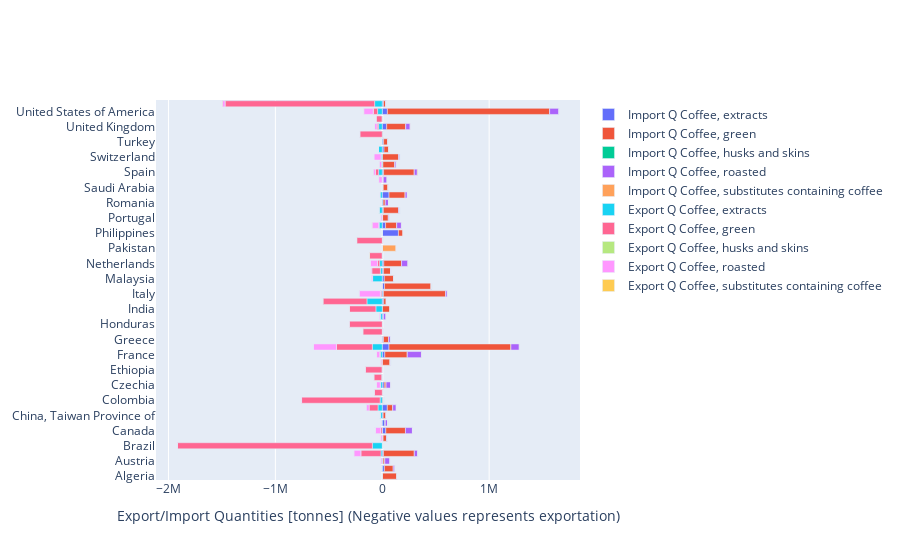

Notebook source saved alongside this figure:
### Code cell
# Plot the horizontal bar plot
fig = go.Figure(data=[
    go.Bar(name='Import Q Coffee, extracts', y=df_import_export.Country, x=df_import_export.import_q_coffee_extracts,orientation='h'),
    go.Bar(name='Import Q Coffee, green', y=df_import_export.Country, x=df_import_export.import_q_coffee_green,orientation='h'),
    go.Bar(name='Import Q Coffee, husks and skins', y=df_import_export.Country, x=df_import_export.import_q_coffee_husks_and_skins,orientation='h'),
    go.Bar(name='Import Q Coffee, roasted', y=df_import_export.Country, x=df_import_export.import_q_coffee_roasted,orientation='h'),
    go.Bar(name='Import Q Coffee, substitutes containing coffee', y=df_import_export.Country, x=df_import_export.import_q_coffee_substitutes_containing_coffee,orientation='h'),
    go.Bar(name='Export Q Coffee, extracts', y=df_import_export.Country, x=df_import_export.export_q_coffee_extracts,orientation='h'),
    go.Bar(name='Export Q Coffee, green', y=df_import_export.Country, x=df_import_export.export_q_coffee_green,orientation='h'),
    go.Bar(name='Export Q Coffee, husks and skins', y=df_import_export.Country, x=df_import_export.export_q_coffee_husks_and_skins,orientation='h'),
    go.Bar(name='Export Q Coffee, roasted', y=df_import_export.Country, x=df_import_export.export_q_coffee_roasted,orientation='h'),
    go.Bar(name='Export Q Coffee, substitutes containing coffee', y=df_import_export.Country, x=df_import_export.export_q_coffee_substitutes_containing_coffee,orientation='h')

])
# Change the bar mode
fig.update_layout(barmode='relative')
fig.update_layout(
    xaxis_title="Export/Import Quantities [tonnes] (Negative values represents exportation)")
fig.show()

### Figure 1 — Plotly figure (JSON) as saved in the notebook; plotly's stock layout.template omitted (floating-point values rounded to 4 significant figures)
{"data": [{"name": "Import Q Coffee, extracts", "orientation": "h", "type": "bar", "x": [1166, 20309, 8217, 11664, 821, 8252, 33376, 24434, 8847, 47532, 2556, 759, 18364, 959, 54, 1232, 24220, 63212, 11750, 4766, 476, 10125, 1883, 13401, 11849, 21179, 19176, 12376, 14554, 366, 270, 4989, 151578, 31254, 3480, 10301, 8175, 63686, 9515, 6698, 12339, 6505, 2452, 16776, 12618, 193, 41627, 121, 48142, 11806], "y": ["Algeria", "Australia", "Austria", "Belgium", "Brazil", "Bulgaria", "Canada", "China, Hong Kong SAR", "China, Taiwan Province of", "China, mainland", "Colombia", "Costa Rica", "Czechia", "Côte d'Ivoire", "Ethiopia", "Finland", "France", "Germany", "Greece", "Guatemala", "Honduras", "Hungary", "India", "Indonesia", "Italy", "Japan", "Malaysia", "Mexico", "Netherlands", "Nicaragua", "Pakistan", "Peru", "Philippines", "Poland", "Portugal", "Republic of Korea", "Romania", "Russian Federation", "Saudi Arabia", "Slovakia", "Spain", "Sweden", "Switzerland", "Thailand", "Turkey", "Uganda", "United Kingdom", "United Republic of Tanzania", "United States of America", "Viet Nam"]}, {"name": "Import Q Coffee, green", "orientation": "h", "type": "bar", "x": [138298, 83039, 16135, 288740, 14, 32483, 183894, 4442, 25558, 50573, 11799, 7771, 17624, 235, 13, 71324, 209884, 1140989, 49246, 4, 4, 2064, 71002, 24659, 580274, 435140, 86962, 65669, 166334, 1670, 0, 21, 43610, 103554, 53628, 142860, 20375, 150932, 44248, 3429, 287504, 110652, 151644, 46084, 39701, 119, 178347, 5, 1518126, 20334], "y": ["Algeria", "Australia", "Austria", "Belgium", "Brazil", "Bulgaria", "Canada", "China, Hong Kong SAR", "China, Taiwan Province of", "China, mainland", "Colombia", "Costa Rica", "Czechia", "Côte d'Ivoire", "Ethiopia", "Finland", "France", "Germany", "Greece", "Guatemala", "Honduras", "Hungary", "India", "Indonesia", "Italy", "Japan", "Malaysia", "Mexico", "Netherlands", "Nicaragua", "Pakistan", "Peru", "Philippines", "Poland", "Portugal", "Republic of Korea", "Romania", "Russian Federation", "Saudi Arabia", "Slovakia", "Spain", "Sweden", "Switzerland", "Thailand", "Turkey", "Uganda", "United Kingdom", "United Republic of Tanzania", "United States of America", "Viet Nam"]}, {"name": "Import Q Coffee, husks and skins", "orientation": "h", "type": "bar", "x": [57, 0, 0, 48, 0, 13, 0, 26, 1, 0, 0, 0, 0, 0, 51, 0, 724, 6, 121, 0, 0, 0, 0, 0, 1, 0, 119, 0, 21, 0, 101, 1, 0, 568, 26, 0, 0, 1, 195, 38, 18, 18, 0, 0, 0, 10262, 10, 50, 112, 0], "y": ["Algeria", "Australia", "Austria", "Belgium", "Brazil", "Bulgaria", "Canada", "China, Hong Kong SAR", "China, Taiwan Province of", "China, mainland", "Colombia", "Costa Rica", "Czechia", "Côte d'Ivoire", "Ethiopia", "Finland", "France", "Germany", "Greece", "Guatemala", "Honduras", "Hungary", "India", "Indonesia", "Italy", "Japan", "Malaysia", "Mexico", "Netherlands", "Nicaragua", "Pakistan", "Peru", "Philippines", "Poland", "Portugal", "Republic of Korea", "Romania", "Russian Federation", "Saudi Arabia", "Slovakia", "Spain", "Sweden", "Switzerland", "Thailand", "Turkey", "Uganda", "United Kingdom", "United Republic of Tanzania", "United States of America", "Viet Nam"]}, {"name": "Import Q Coffee, roasted", "orientation": "h", "type": "bar", "x": [343, 15750, 47900, 30440, 3007, 6356, 64960, 21430, 4796, 33733, 151, 332, 44022, 164, 11, 8350, 131937, 77746, 15732, 81, 21, 21579, 92, 513, 16122, 7499, 4033, 3704, 58573, 30, 39, 218, 1731, 43721, 7418, 10095, 29637, 20451, 2822, 33598, 27921, 14056, 11798, 1350, 3340, 26, 41110, 4, 85187, 3313], "y": ["Algeria", "Australia", "Austria", "Belgium", "Brazil", "Bulgaria", "Canada", "China, Hong Kong SAR", "China, Taiwan Province of", "China, mainland", "Colombia", "Costa Rica", "Czechia", "Côte d'Ivoire", "Ethiopia", "Finland", "France", "Germany", "Greece", "Guatemala", "Honduras", "Hungary", "India", "Indonesia", "Italy", "Japan", "Malaysia", "Mexico", "Netherlands", "Nicaragua", "Pakistan", "Peru", "Philippines", "Poland", "Portugal", "Republic of Korea", "Romania", "Russian Federation", "Saudi Arabia", "Slovakia", "Spain", "Sweden", "Switzerland", "Thailand", "Turkey", "Uganda", "United Kingdom", "United Republic of Tanzania", "United States of America", "Viet Nam"]}, {"name": "Import Q Coffee, substitutes containing coffee", "orientation": "h", "type": "bar", "x": [0, 463, 113, 44, 0, 11, 879, 0, 1, 17, 0, 0, 170, 1, 0, 50, 498, 111, 94, 9, 2235, 57, 7, 0, 509, 8, 0, 0, 685, 0, 129844, 0, 97, 705, 774, 74, 543, 120, 169, 359, 4997, 61, 9, 0, 0, 0, 653, 0, 61, 24], "y": ["Algeria", "Australia", "Austria", "Belgium", "Brazil", "Bulgaria", "Canada", "China, Hong Kong SAR", "China, Taiwan Province of", "China, mainland", "Colombia", "Costa Rica", "Czechia", "Côte d'Ivoire", "Ethiopia", "Finland", "France", "Germany", "Greece", "Guatemala", "Honduras", "Hungary", "India", "Indonesia", "Italy", "Japan", "Malaysia", "Mexico", "Netherlands", "Nicaragua", "Pakistan", "Peru", "Philippines", "Poland", "Portugal", "Republic of Korea", "Romania", "Russian Federation", "Saudi Arabia", "Slovakia", "Spain", "Sweden", "Switzerland", "Thailand", "Turkey", "Uganda", "United Kingdom", "United Republic of Tanzania", "United States of America", "Viet Nam"]}, {"name": "Export Q Coffee, extracts", "orientation": "h", "type": "bar", "x": [-9, -5007, -3375, -12107, -92222, -770, -825, -6709, -19361, -39655, -19917, -17, -17083, -4593, 0, -43, -18539, -92755, -1679, -83, -15, -20174, -59579, -143190, -6017, -1930, -90252, -17492, -24491, -1430, -13, -116, -2168, -29869, -893, -30127, -6124, -20876, -830, -786, -33964, -4301, -10087, -34749, -6372, -93, -34393, -81, -43729, -71441], "y": ["Algeria", "Australia", "Austria", "Belgium", "Brazil", "Bulgaria", "Canada", "China, Hong Kong SAR", "China, Taiwan Province of", "China, mainland", "Colombia", "Costa Rica", "Czechia", "Côte d'Ivoire", "Ethiopia", "Finland", "France", "Germany", "Greece", "Guatemala", "Honduras", "Hungary", "India", "Indonesia", "Italy", "Japan", "Malaysia", "Mexico", "Netherlands", "Nicaragua", "Pakistan", "Peru", "Philippines", "Poland", "Portugal", "Republic of Korea", "Romania", "Russian Federation", "Saudi Arabia", "Slovakia", "Spain", "Sweden", "Switzerland", "Thailand", "Turkey", "Uganda", "United Kingdom", "United Republic of Tanzania", "United States of America", "Viet Nam"]}, {"name": "Export Q Coffee, green", "orientation": "h", "type": "bar", "x": [0, -824, -180, -188781, -1823886, -1201, -14868, -263, -817, -82666, -734689, -75495, -1512, -73409, -159712, -8995, -4995, -335643, -6520, -182588, -309924, -394, -250415, -412529, -11655, -131, -934, -79916, -19502, -117657, 0, -239343, -6, -3158, -1550, -155, -113, -256, -121, -84, -31036, -1318, -1729, -334, -19, -210584, -14677, -57925, -40628, -1400000], "y": ["Algeria", "Australia", "Austria", "Belgium", "Brazil", "Bulgaria", "Canada", "China, Hong Kong SAR", "China, Taiwan Province of", "China, mainland", "Colombia", "Costa Rica", "Czechia", "Côte d'Ivoire", "Ethiopia", "Finland", "France", "Germany", "Greece", "Guatemala", "Honduras", "Hungary", "India", "Indonesia", "Italy", "Japan", "Malaysia", "Mexico", "Netherlands", "Nicaragua", "Pakistan", "Peru", "Philippines", "Poland", "Portugal", "Republic of Korea", "Romania", "Russian Federation", "Saudi Arabia", "Slovakia", "Spain", "Sweden", "Switzerland", "Thailand", "Turkey", "Uganda", "United Kingdom", "United Republic of Tanzania", "United States of America", "Viet Nam"]}, {"name": "Export Q Coffee, husks and skins", "orientation": "h", "type": "bar", "x": [0, 0, 0, -10, 0, 0, 0, -87, 0, 0, 0, 0, 0, 0, -48, 0, -100, -4, -18, 0, 0, -6, -395, -25, -26, 0, -190, 0, -2, 0, -28, -216, 0, -2, -111, 0, 0, 0, -18, -76, -3, 0, 0, -2, 0, -132, -27, -74, -98, -10], "y": ["Algeria", "Australia", "Austria", "Belgium", "Brazil", "Bulgaria", "Canada", "China, Hong Kong SAR", "China, Taiwan Province of", "China, mainland", "Colombia", "Costa Rica", "Czechia", "Côte d'Ivoire", "Ethiopia", "Finland", "France", "Germany", "Greece", "Guatemala", "Honduras", "Hungary", "India", "Indonesia", "Italy", "Japan", "Malaysia", "Mexico", "Netherlands", "Nicaragua", "Pakistan", "Peru", "Philippines", "Poland", "Portugal", "Republic of Korea", "Romania", "Russian Federation", "Saudi Arabia", "Slovakia", "Spain", "Sweden", "Switzerland", "Thailand", "Turkey", "Uganda", "United Kingdom", "United Republic of Tanzania", "United States of America", "Viet Nam"]}, {"name": "Export Q Coffee, roasted", "orientation": "h", "type": "bar", "x": [-1, -2870, -12460, -64380, -2133, -15036, -48499, -3933, -248, -28089, -4831, -383, -36370, -1, -55, -4572, -29696, -215472, -1046, -63, -95, -9503, -309, -2085, -198570, -2093, -8247, -9122, -67044, -400, 0, -72, -12, -62233, -12055, -240, -1243, -4697, -107, -32728, -19487, -22644, -65815, -185, -1034, -24, -22895, -118, -88927, -25551], "y": ["Algeria", "Australia", "Austria", "Belgium", "Brazil", "Bulgaria", "Canada", "China, Hong Kong SAR", "China, Taiwan Province of", "China, mainland", "Colombia", "Costa Rica", "Czechia", "Côte d'Ivoire", "Ethiopia", "Finland", "France", "Germany", "Greece", "Guatemala", "Honduras", "Hungary", "India", "Indonesia", "Italy", "Japan", "Malaysia", "Mexico", "Netherlands", "Nicaragua", "Pakistan", "Peru", "Philippines", "Poland", "Portugal", "Republic of Korea", "Romania", "Russian Federation", "Saudi Arabia", "Slovakia", "Spain", "Sweden", "Switzerland", "Thailand", "Turkey", "Uganda", "United Kingdom", "United Republic of Tanzania", "United States of America", "Viet Nam"]}, {"name": "Export Q Coffee, substitutes containing coffee", "orientation": "h", "type": "bar", "x": [0, -597, -32, -55, -35, -870, -77, 0, -2, -2, -10, -12, -226, 0, 0, 0, -60, -64, -4, -51, -40, -47, -305, -13, -331, 0, 0, -13, -90, -2962, -2, 0, -24, -1161, -433, -15, -11, -1, -146, -410, -537, -344, -4, 0, -60, 0, -96, 0, -695, -2210], "y": ["Algeria", "Australia", "Austria", "Belgium", "Brazil", "Bulgaria", "Canada", "China, Hong Kong SAR", "China, Taiwan Province of", "China, mainland", "Colombia", "Costa Rica", "Czechia", "Côte d'Ivoire", "Ethiopia", "Finland", "France", "Germany", "Greece", "Guatemala", "Honduras", "Hungary", "India", "Indonesia", "Italy", "Japan", "Malaysia", "Mexico", "Netherlands", "Nicaragua", "Pakistan", "Peru", "Philippines", "Poland", "Portugal", "Republic of Korea", "Romania", "Russian Federation", "Saudi Arabia", "Slovakia", "Spain", "Sweden", "Switzerland", "Thailand", "Turkey", "Uganda", "United Kingdom", "United Republic of Tanzania", "United States of America", "Viet Nam"]}], "layout": {"barmode": "relative", "xaxis": {"title": {"text": "Export/Import Quantities [tonnes] (Negative values represents exportation)"}}}}
